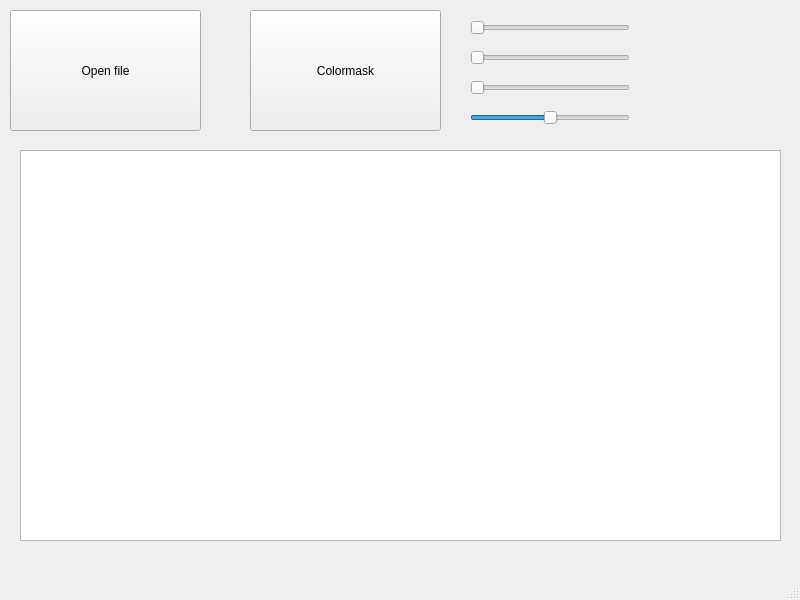
<?xml version="1.0" encoding="UTF-8"?>
<ui version="4.0">
 <class>MainWindow</class>
 <widget class="QMainWindow" name="MainWindow">
  <property name="geometry">
   <rect>
    <x>0</x>
    <y>0</y>
    <width>800</width>
    <height>600</height>
   </rect>
  </property>
  <property name="windowTitle">
   <string>MainWindow</string>
  </property>
  <widget class="QWidget" name="centralwidget">
   <widget class="QPushButton" name="pushButton">
    <property name="geometry">
     <rect>
      <x>10</x>
      <y>10</y>
      <width>191</width>
      <height>121</height>
     </rect>
    </property>
    <property name="text">
     <string>Open file</string>
    </property>
   </widget>
   <widget class="QGraphicsView" name="graphicsView">
    <property name="geometry">
     <rect>
      <x>20</x>
      <y>150</y>
      <width>761</width>
      <height>391</height>
     </rect>
    </property>
   </widget>
   <widget class="QPushButton" name="cMaskButton">
    <property name="geometry">
     <rect>
      <x>250</x>
      <y>10</y>
      <width>191</width>
      <height>121</height>
     </rect>
    </property>
    <property name="text">
     <string>Colormask</string>
    </property>
   </widget>
   <widget class="QSlider" name="SliderRed">
    <property name="geometry">
     <rect>
      <x>470</x>
      <y>20</y>
      <width>160</width>
      <height>16</height>
     </rect>
    </property>
    <property name="maximum">
     <number>255</number>
    </property>
    <property name="value">
     <number>0</number>
    </property>
    <property name="orientation">
     <enum>Qt::Horizontal</enum>
    </property>
   </widget>
   <widget class="QSlider" name="SliderGreen">
    <property name="geometry">
     <rect>
      <x>470</x>
      <y>50</y>
      <width>160</width>
      <height>16</height>
     </rect>
    </property>
    <property name="maximum">
     <number>255</number>
    </property>
    <property name="orientation">
     <enum>Qt::Horizontal</enum>
    </property>
   </widget>
   <widget class="QSlider" name="SliderBlue">
    <property name="geometry">
     <rect>
      <x>470</x>
      <y>80</y>
      <width>160</width>
      <height>16</height>
     </rect>
    </property>
    <property name="maximum">
     <number>255</number>
    </property>
    <property name="orientation">
     <enum>Qt::Horizontal</enum>
    </property>
   </widget>
   <widget class="QSlider" name="SliderContrast">
    <property name="geometry">
     <rect>
      <x>470</x>
      <y>110</y>
      <width>160</width>
      <height>16</height>
     </rect>
    </property>
    <property name="minimum">
     <number>-100</number>
    </property>
    <property name="maximum">
     <number>100</number>
    </property>
    <property name="tracking">
     <bool>true</bool>
    </property>
    <property name="orientation">
     <enum>Qt::Horizontal</enum>
    </property>
   </widget>
  </widget>
  <widget class="QMenuBar" name="menubar">
   <property name="geometry">
    <rect>
     <x>0</x>
     <y>0</y>
     <width>800</width>
     <height>21</height>
    </rect>
   </property>
  </widget>
  <widget class="QStatusBar" name="statusbar"/>
 </widget>
 <resources/>
 <connections/>
</ui>
